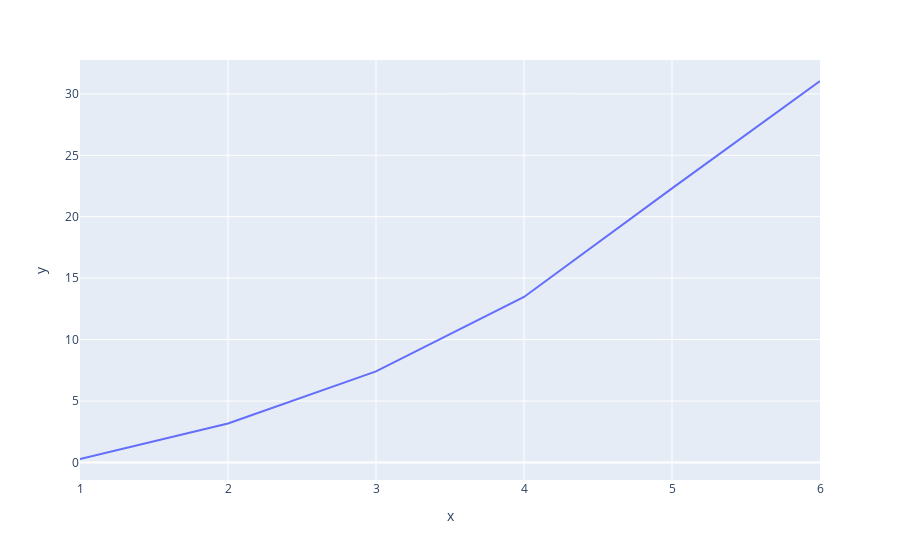

The cell this chart's notebook holds for it:
### Code cell
acrcy_dict_per = {}
for i in range(1,len(acrcy_dict)+1):
    acrcy_dict_per[i] = acrcy_dict[i]*100
import plotly.express as px
keys = acrcy_dict_per.keys()
values = acrcy_dict_per.values()

px.line(x=keys,y=values)

### Figure 1 — Plotly figure (JSON) as saved in the notebook; plotly's stock layout.template omitted (floating-point values rounded to 4 significant figures)
{"data": [{"hovertemplate": "x=%{x}<br>y=%{y}<extra></extra>", "legendgroup": "", "line": {"color": "#636efa", "dash": "solid"}, "mode": "lines", "name": "", "orientation": "v", "showlegend": false, "type": "scatter", "x": [1, 2, 3, 4, 5, 6], "xaxis": "x", "y": [0.281, 3.174, 7.41, 13.47, 22.3, 31.05], "yaxis": "y"}], "layout": {"legend": {"tracegroupgap": 0}, "margin": {"t": 60}, "xaxis": {"anchor": "y", "domain": [0, 1], "title": {"text": "x"}}, "yaxis": {"anchor": "x", "domain": [0, 1], "title": {"text": "y"}}}}
